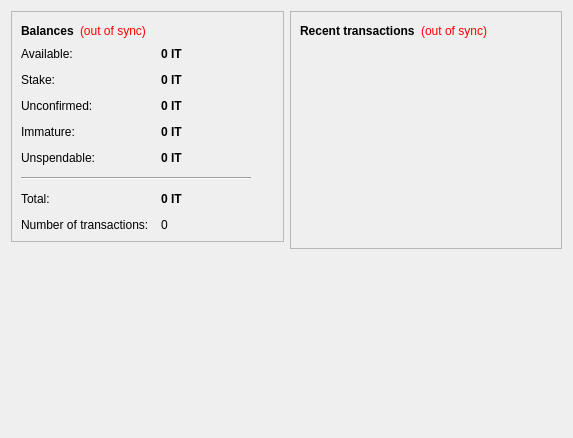
<?xml version="1.0" encoding="UTF-8"?>
<ui version="4.0">
 <class>OverviewPage</class>
 <widget class="QWidget" name="OverviewPage">
  <property name="geometry">
   <rect>
    <x>0</x>
    <y>0</y>
    <width>573</width>
    <height>438</height>
   </rect>
  </property>
  <property name="windowTitle">
   <string>Form</string>
  </property>
  <layout class="QHBoxLayout" name="horizontalLayout" stretch="1,1">
   <item>
    <layout class="QVBoxLayout" name="verticalLayout_2">
     <item>
      <widget class="QFrame" name="frame">
       <property name="frameShape">
        <enum>QFrame::StyledPanel</enum>
       </property>
       <property name="frameShadow">
        <enum>QFrame::Raised</enum>
       </property>
       <layout class="QVBoxLayout" name="verticalLayout_4">
        <item>
         <layout class="QHBoxLayout" name="horizontalLayout_4">
          <item>
           <widget class="QLabel" name="label_5">
            <property name="font">
             <font>
              <weight>75</weight>
              <bold>true</bold>
             </font>
            </property>
            <property name="text">
             <string>Balances</string>
            </property>
           </widget>
          </item>
          <item>
           <widget class="QLabel" name="labelWalletStatus">
            <property name="toolTip">
             <string>The displayed information may be out of date. Your wallet automatically synchronizes with the TagIt network after a connection is established, but this process has not completed yet.</string>
            </property>
            <property name="styleSheet">
             <string notr="true">QLabel { color: red; }</string>
            </property>
            <property name="text">
             <string notr="true">(out of sync)</string>
            </property>
            <property name="alignment">
             <set>Qt::AlignLeading|Qt::AlignLeft|Qt::AlignVCenter</set>
            </property>
           </widget>
          </item>
          <item>
           <spacer name="horizontalSpacer_2">
            <property name="orientation">
             <enum>Qt::Horizontal</enum>
            </property>
            <property name="sizeHint" stdset="0">
             <size>
              <width>40</width>
              <height>20</height>
             </size>
            </property>
           </spacer>
          </item>
         </layout>
        </item>
        <item>
         <layout class="QFormLayout" name="formLayout_2">
          <property name="fieldGrowthPolicy">
           <enum>QFormLayout::AllNonFixedFieldsGrow</enum>
          </property>
          <property name="horizontalSpacing">
           <number>12</number>
          </property>
          <property name="verticalSpacing">
           <number>12</number>
          </property>
          <item row="0" column="0">
           <widget class="QLabel" name="labelAvailableText">
            <property name="toolTip">
             <string>Your current available balance</string>
            </property>
            <property name="text">
             <string>Available:</string>
            </property>
           </widget>
          </item>
          <item row="0" column="1">
           <widget class="QLabel" name="labelAvailable">
            <property name="font">
             <font>
              <weight>75</weight>
              <bold>true</bold>
             </font>
            </property>
            <property name="cursor">
             <cursorShape>IBeamCursor</cursorShape>
            </property>
            <property name="toolTip">
             <string>Your current available balance</string>
            </property>
            <property name="text">
             <string notr="true">0 IT</string>
            </property>
            <property name="alignment">
             <set>Qt::AlignLeading|Qt::AlignLeft|Qt::AlignVCenter</set>
            </property>
            <property name="textInteractionFlags">
             <set>Qt::LinksAccessibleByMouse|Qt::TextSelectableByKeyboard|Qt::TextSelectableByMouse</set>
            </property>
           </widget>
          </item>
          <item row="1" column="0">
           <widget class="QLabel" name="label_6">
            <property name="toolTip">
             <string>Total of coins that was staked, and do not yet count toward the current balance</string>
            </property>
            <property name="text">
             <string>Stake:</string>
            </property>
           </widget>
          </item>
          <item row="1" column="1">
           <widget class="QLabel" name="labelStake">
            <property name="font">
             <font>
              <weight>75</weight>
              <bold>true</bold>
             </font>
            </property>
            <property name="cursor">
             <cursorShape>IBeamCursor</cursorShape>
            </property>
            <property name="toolTip">
             <string>Total of coins that was staked, and do not yet count toward the current balance</string>
            </property>
            <property name="text">
             <string notr="true">0 IT</string>
            </property>
            <property name="alignment">
             <set>Qt::AlignLeading|Qt::AlignLeft|Qt::AlignVCenter</set>
            </property>
            <property name="textInteractionFlags">
             <set>Qt::LinksAccessibleByMouse|Qt::TextSelectableByKeyboard|Qt::TextSelectableByMouse</set>
            </property>
           </widget>
          </item>
          <item row="2" column="0">
           <widget class="QLabel" name="label_3">
            <property name="toolTip">
             <string>Total of transactions that have yet to be confirmed, and do not yet count toward the current balance</string>
            </property>
            <property name="text">
             <string>Unconfirmed:</string>
            </property>
           </widget>
          </item>
          <item row="2" column="1">
           <widget class="QLabel" name="labelUnconfirmed">
            <property name="font">
             <font>
              <weight>75</weight>
              <bold>true</bold>
             </font>
            </property>
            <property name="cursor">
             <cursorShape>IBeamCursor</cursorShape>
            </property>
            <property name="toolTip">
             <string>Total of transactions that have yet to be confirmed, and do not yet count toward the current balance</string>
            </property>
            <property name="text">
             <string notr="true">0 IT</string>
            </property>
            <property name="alignment">
             <set>Qt::AlignLeading|Qt::AlignLeft|Qt::AlignVCenter</set>
            </property>
            <property name="textInteractionFlags">
             <set>Qt::LinksAccessibleByMouse|Qt::TextSelectableByKeyboard|Qt::TextSelectableByMouse</set>
            </property>
           </widget>
          </item>
          <item row="3" column="0">
           <widget class="QLabel" name="labelImmatureText">
            <property name="toolTip">
             <string>Mined balance that has not yet matured</string>
            </property>
            <property name="text">
             <string>Immature:</string>
            </property>
           </widget>
          </item>
          <item row="3" column="1">
           <widget class="QLabel" name="labelImmature">
            <property name="font">
             <font>
              <weight>75</weight>
              <bold>true</bold>
             </font>
            </property>
            <property name="toolTip">
             <string>Mined balance that has not yet matured</string>
            </property>
            <property name="text">
             <string notr="true">0 IT</string>
            </property>
            <property name="alignment">
             <set>Qt::AlignLeading|Qt::AlignLeft|Qt::AlignVCenter</set>
            </property>
            <property name="textInteractionFlags">
             <set>Qt::LinksAccessibleByMouse|Qt::TextSelectableByKeyboard|Qt::TextSelectableByMouse</set>
            </property>
           </widget>
          </item>
          <item row="4" column="0">
           <widget class="QLabel" name="labelBalanceWatchOnlyText">
            <property name="toolTip">
             <string>Your unspendable balance</string>
            </property>
            <property name="text">
             <string>Unspendable:</string>
            </property>
           </widget>
          </item>
          <item row="4" column="1">
           <widget class="QLabel" name="labelBalanceWatchOnly">
            <property name="font">
             <font>
              <weight>75</weight>
              <bold>true</bold>
             </font>
            </property>
            <property name="cursor">
             <cursorShape>IBeamCursor</cursorShape>
            </property>
            <property name="toolTip">
             <string>Your unspendable balance</string>
            </property>
            <property name="text">
             <string notr="true">0 IT</string>
            </property>
            <property name="alignment">
             <set>Qt::AlignLeading|Qt::AlignLeft|Qt::AlignVCenter</set>
            </property>
            <property name="textInteractionFlags">
             <set>Qt::LinksAccessibleByMouse|Qt::TextSelectableByKeyboard|Qt::TextSelectableByMouse</set>
            </property>
           </widget>
          </item>
          <item row="5" column="0" colspan="2">
           <widget class="Line" name="line">
            <property name="maximumSize">
             <size>
              <width>230</width>
              <height>16777215</height>
             </size>
            </property>
            <property name="orientation">
             <enum>Qt::Horizontal</enum>
            </property>
           </widget>
          </item>
          <item row="6" column="0">
           <widget class="QLabel" name="labelTotalText">
            <property name="toolTip">
             <string>Your current total balance</string>
            </property>
            <property name="text">
             <string>Total:</string>
            </property>
           </widget>
          </item>
          <item row="6" column="1">
           <widget class="QLabel" name="labelTotal">
            <property name="font">
             <font>
              <weight>75</weight>
              <bold>true</bold>
             </font>
            </property>
            <property name="toolTip">
             <string>Your current total balance</string>
            </property>
            <property name="text">
             <string notr="true">0 IT</string>
            </property>
            <property name="alignment">
             <set>Qt::AlignLeading|Qt::AlignLeft|Qt::AlignVCenter</set>
            </property>
            <property name="textInteractionFlags">
             <set>Qt::LinksAccessibleByMouse|Qt::TextSelectableByKeyboard|Qt::TextSelectableByMouse</set>
            </property>
           </widget>
          </item>
          <item row="7" column="0">
           <widget class="QLabel" name="label_2">
            <property name="toolTip">
             <string>Total number of transactions in wallet</string>
            </property>
            <property name="text">
             <string>Number of transactions:</string>
            </property>
           </widget>
          </item>
          <item row="7" column="1">
           <widget class="QLabel" name="labelNumTransactions">
            <property name="toolTip">
             <string>Total number of transactions in wallet</string>
            </property>
            <property name="text">
             <string notr="true">0</string>
            </property>
           </widget>
          </item>
         </layout>
        </item>
       </layout>
      </widget>
     </item>
     <item>
      <spacer name="verticalSpacer">
       <property name="orientation">
        <enum>Qt::Vertical</enum>
       </property>
       <property name="sizeHint" stdset="0">
        <size>
         <width>20</width>
         <height>40</height>
        </size>
       </property>
      </spacer>
     </item>
    </layout>
   </item>
   <item>
    <layout class="QVBoxLayout" name="verticalLayout_3">
     <item>
      <widget class="QFrame" name="frame_2">
       <property name="frameShape">
        <enum>QFrame::StyledPanel</enum>
       </property>
       <property name="frameShadow">
        <enum>QFrame::Raised</enum>
       </property>
       <layout class="QVBoxLayout" name="verticalLayout">
        <item>
         <layout class="QHBoxLayout" name="horizontalLayout_2">
          <item>
           <widget class="QLabel" name="label_4">
            <property name="text">
             <string>&lt;b&gt;Recent transactions&lt;/b&gt;</string>
            </property>
           </widget>
          </item>
          <item>
           <widget class="QLabel" name="labelTransactionsStatus">
            <property name="toolTip">
             <string>The displayed information may be out of date. Your wallet automatically synchronizes with the TagIt network after a connection is established, but this process has not completed yet.</string>
            </property>
            <property name="styleSheet">
             <string notr="true">QLabel { color: red; }</string>
            </property>
            <property name="text">
             <string notr="true">(out of sync)</string>
            </property>
            <property name="alignment">
             <set>Qt::AlignRight|Qt::AlignTrailing|Qt::AlignVCenter</set>
            </property>
           </widget>
          </item>
          <item>
           <spacer name="horizontalSpacer">
            <property name="orientation">
             <enum>Qt::Horizontal</enum>
            </property>
            <property name="sizeHint" stdset="0">
             <size>
              <width>40</width>
              <height>20</height>
             </size>
            </property>
           </spacer>
          </item>
         </layout>
        </item>
        <item>
         <widget class="QListView" name="listTransactions">
          <property name="styleSheet">
           <string notr="true">QListView { background: transparent; }</string>
          </property>
          <property name="frameShape">
           <enum>QFrame::NoFrame</enum>
          </property>
          <property name="verticalScrollBarPolicy">
           <enum>Qt::ScrollBarAlwaysOff</enum>
          </property>
          <property name="horizontalScrollBarPolicy">
           <enum>Qt::ScrollBarAlwaysOff</enum>
          </property>
          <property name="selectionMode">
           <enum>QAbstractItemView::NoSelection</enum>
          </property>
         </widget>
        </item>
       </layout>
      </widget>
     </item>
     <item>
      <spacer name="verticalSpacer_2">
       <property name="orientation">
        <enum>Qt::Vertical</enum>
       </property>
       <property name="sizeHint" stdset="0">
        <size>
         <width>20</width>
         <height>40</height>
        </size>
       </property>
      </spacer>
     </item>
    </layout>
   </item>
  </layout>
 </widget>
 <resources/>
 <connections/>
</ui>
